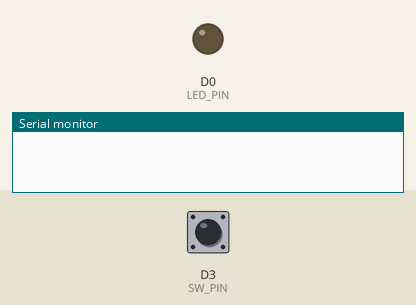
Simulated run of this sketch. Board: ESP8266 (NodeMCU). Shown: output pins drawn as LEDs (lit = HIGH), the last lines printed to the serial monitor. Inputs (shaded band) come from the test bench; at power-on: D3 (SW_PIN) HIGH.

Above: at 1.2 s.
1.3 s: D3 (SW_PIN) pulled LOW for 0.15 s
At 2.6 s:
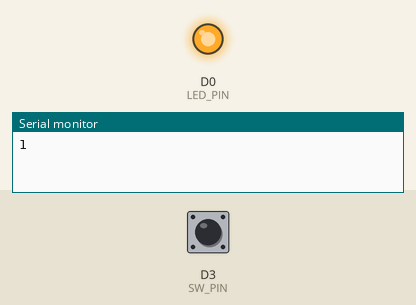
2.9 s: D3 (SW_PIN) pulled LOW for 1 s
At 5.1 s:
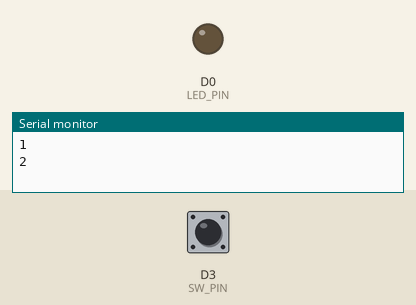
5.4 s: D3 (SW_PIN) pulled LOW for 3.2 s
At 8.9 s:
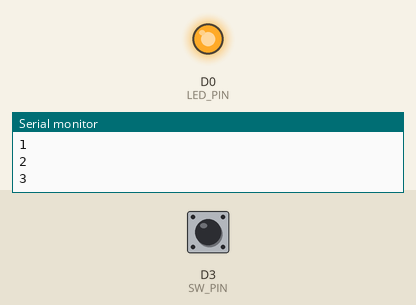
Timing chart, 0 to 10.4 s (numbered marks = the images above; inputs shaded):
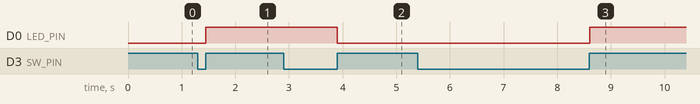

Measured:
- after the input at 1.3 s, D0 (LED_PIN): LOW → HIGH after 0.15 s
- after the input at 2.9 s, D0 (LED_PIN): HIGH → LOW after 1.0 s
- after the input at 5.4 s, D0 (LED_PIN): LOW → HIGH after 3.2 s

The sketch:

3buttonLED.ino
```cpp
/*
ESP-WROOM-02 button LED
D0  16 LED PULLUP 10K
D1  5
D2  4
D3  0 FLASH PROG
D4  2    (SDA)
D5  14   (SCL)OK
D6  12 R UP
D7  13 B DOWN
D8  15 MOTOR G PULLDOWN 10K
D9  3 RX
D10 1 TX
*/

//#include <ESP8266WiFi.h>

#define LED_PIN   D0   //16 pin of (D0)led
#define SW_PIN    D3   //0 (D3)

bool X = LOW;
int Count = 0;

void setup() {
  pinMode(LED_PIN, OUTPUT);
  Serial.begin(9600);
}

void loop() {
  static unsigned long nextMil = millis() + 1000;

  if(millis() >= nextMil){
    nextMil = millis() + 1000;
  }
  if(digitalRead(SW_PIN)==LOW){
    while(digitalRead(SW_PIN)!= HIGH){
      delay(5);
    }
    X = !X;
    Count++;
    Serial.println(Count);
  }
  digitalWrite(LED_PIN, X);   // X is LED status
  delay(1);
}
```
